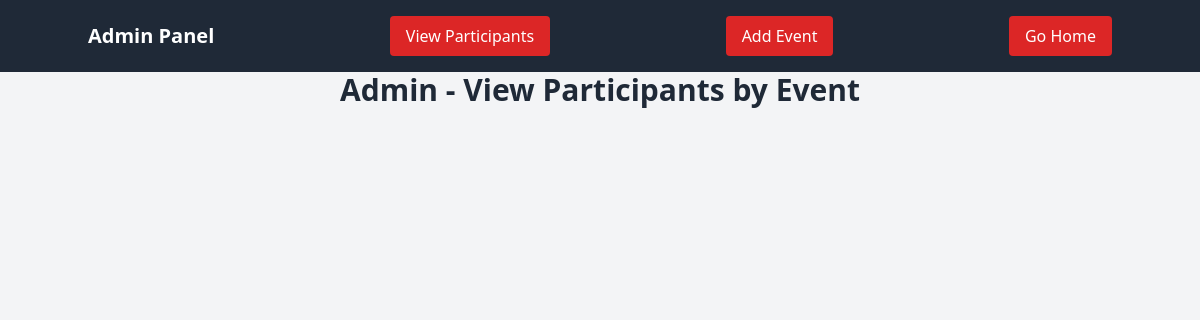
/admin/view.php, run on an earlier commit of the app's database.
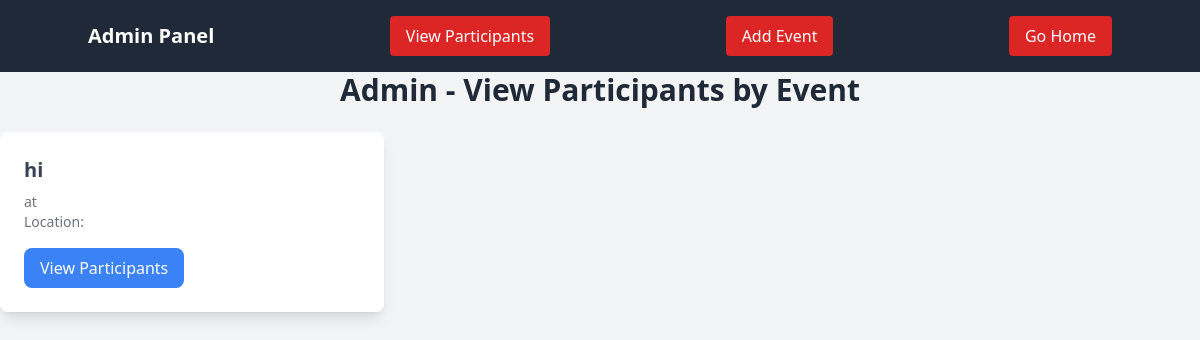
And on a later commit of the database.
### tables this page shows
CREATE TABLE `Events` (
  `EventID` int(11) NOT NULL,
  `EventName` varchar(150) NOT NULL,
  `EventDescription` text NOT NULL,
  `EventDate` date NOT NULL,
  `EventTime` time NOT NULL,
  `Location` varchar(255) DEFAULT NULL,
  `Organizer` varchar(100) DEFAULT NULL,
  `CreatedAt` timestamp NOT NULL DEFAULT current_timestamp(),
  `rules` text DEFAULT NULL
);

### admin/view.php (the view, shortened to what this page needs)
<?php require('./serverScriptAdmin/DataBase.php');
$con =Connect_Database();
$eventsQuery = "SELECT EventID, EventName FROM Events";
$eventsResult = $con->query($eventsQuery);
?>
<!DOCTYPE html>
<html lang="en">
<head>
    <script src="https://cdn.tailwindcss.com"></script>
</head>
<body class="bg-gray-100">
<header class="bg-gray-800 text-white py-4">
        <div class="container mx-auto flex justify-between items-center">
            <h1 class="text-xl font-bold">Admin Panel</h1>
            <a href="view.php" class="bg-red-600 px-4 py-2 rounded hover:bg-red-700">View Participants</a>
            <a href="#add-event" class="bg-red-600 px-4 py-2 rounded hover:bg-red-700">Add Event</a>
            <a href="index.php" class="bg-red-600 px-4 py-2 rounded hover:bg-red-700">Go Home</a>
        </div>
    </header>
    <h1 class="text-3xl font-bold text-center text-gray-800 mb-6">Admin - View Participants by Event</h1>
<div id="events-section" class="grid grid-cols-1 md:grid-cols-2 lg:grid-cols-3 gap-6">
    <?php while ($event = $eventsResult->fetch_assoc()) { ?>
        <div
            class="bg-white rounded-lg shadow-lg p-6 hover:bg-gray-100 cursor-pointer transition-all"
            onclick="viewParticipants(<?php echo $event['EventID']; ?>)">
            <h3 class="text-xl font-semibold text-gray-700 mb-2"><?php echo htmlspecialchars($event['EventName']); ?></h3>
            <p class="text-sm text-gray-500">
                <?php echo htmlspecialchars($event['EventDate']); ?> at <?php echo htmlspecialchars($event['EventTime']); ?>
            </p>
            <p class="text-sm text-gray-500">Location: <?php echo htmlspecialchars($event['Location']); ?></p>
            <button class="mt-4 bg-blue-500 text-white px-4 py-2 rounded-lg hover:bg-blue-600">
                View Participants
            </button>
        </div>
    <?php }
    ?>
</div>
</body>
</html>

What changed in the data, as far as the page shows it:
added events: EventName "hi"
